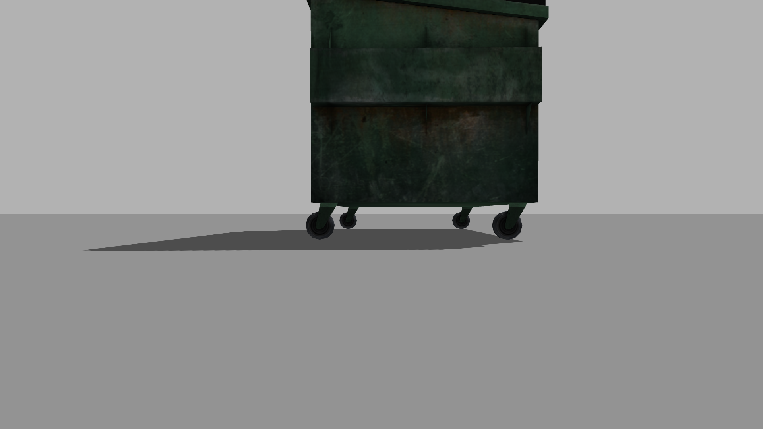
//> input picture myrobot_vision/images/right.png, 763 x 429 px
$ ./cv_findCircles   (built with g++ and OpenCV 4)
//> lines starting //> are read from the running program, lines starting //| are printed output that depends on the picture; after the words box and inside, x2 and y2 are one past the last pixel; in counts of white or black regions, pixels touching at a corner belong together
//
// Created by ros on 5.05.2020.
//

#include "opencv2/highgui/highgui.hpp"
#include "opencv2/imgproc/imgproc.hpp"
#include <stdio.h>

using namespace cv;

/** @function main */
int main(int argc, char** argv)
{
    Mat src, src_gray;

    /// Read the image
    src = cv::imread("/home/ros/catkin_ws/src/myrobot/myrobot_vision/images/right.png");
//> src is the input picture: 429 rows x 763 cols, CV_8UC3; mean B, G, R 138.3, 139.3, 138.1
    if( !src.data ) { printf("Error loading src image \n"); return -1; }

    /// Convert it to gray
    cvtColor( src, src_gray, cv::COLOR_BGR2GRAY );

    /// Reduce the noise so we avoid false circle detection
    GaussianBlur( src_gray, src_gray, Size(9, 9), 2, 2 );
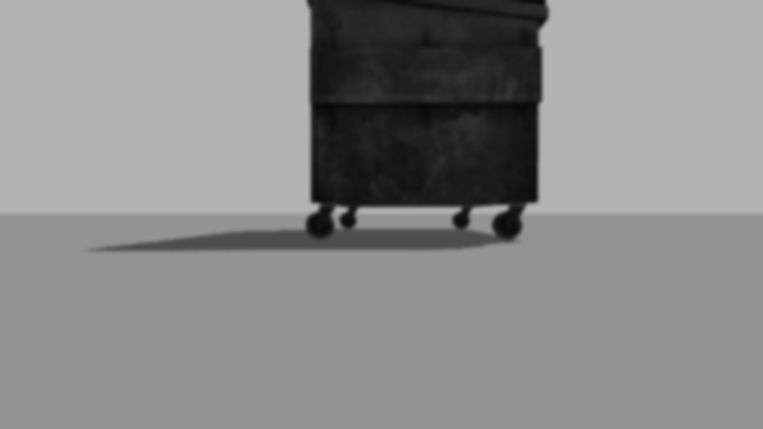
//> src_gray: 429 rows x 763 cols, CV_8UC1; min 7, max 178, mean 138.8

    std::vector<Vec3f> circles;

    /// Show your results
    int param1 = 100;
    int param2 = 31;
    int param3 = 5;
    int param4 = 100;
    int min_distance = 15;

    std::string window_name = "Hough Circle";
    namedWindow( window_name , cv::WINDOW_NORMAL );
    createTrackbar("param1", window_name, &param1, 1000);
    createTrackbar("param2", window_name, &param2, 1000);
    createTrackbar("param3", window_name, &param3, 1000);
    createTrackbar("param4", window_name, &param4, 1000);
    createTrackbar("min_distance", window_name, &min_distance, 1000);

    while (true) {
        cv::Mat show;
        src.copyTo(show);
        /// Apply the Hough Transform to find the circles
        HoughCircles(src_gray, circles, cv::HOUGH_GRADIENT, 1, min_distance+1, param1+1, param2+1, param3, param4);
//> circles = 1 circle (x, y, radius): [319.5, 224.5, 13.2]

        /// Draw the circles detected
        for (size_t i = 0; i < circles.size(); i++) {
            Point center(cvRound(circles[i][0]), cvRound(circles[i][1]));
            int radius = cvRound(circles[i][2]);
            // circle center
            circle(show, center, 3, Scalar(0, 255, 0), -1, 8, 0);
            // circle outline
            circle(show, center, radius, Scalar(0, 0, 255), 3, 8, 0);
        }
//> this loop made 1 pass
//> (center, radius) on pass 1: (Point(320, 224), 13)
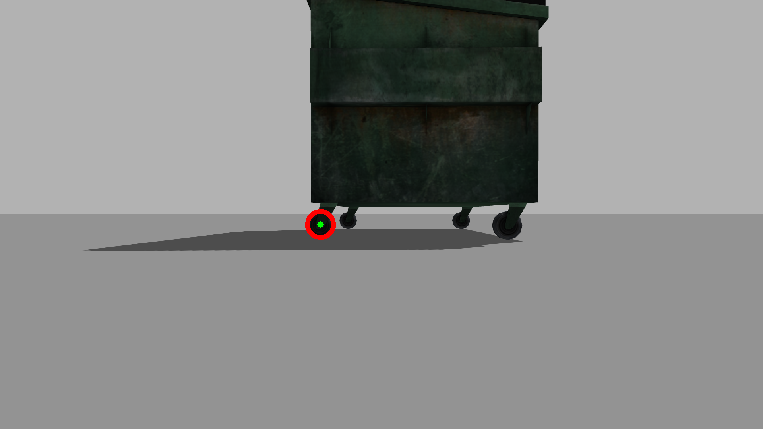
//> show: 429 rows x 763 cols, CV_8UC3; 0.13% of pixels changed, all inside (x1, y1, x2, y2) = (305, 209, 336, 240)

        imshow(window_name, show);

        char key = (char) waitKey(30);
//> the 'q' key is pressed
        if (key == 'q' || key == 27)
        {
            break;
        }
    }
//> after the loop, circles = 1 item: [319.5, 224.5, 13.2]

    return 0;
}

$ run again, with myrobot_vision/images/back.png copied over myrobot_vision/images/right.png
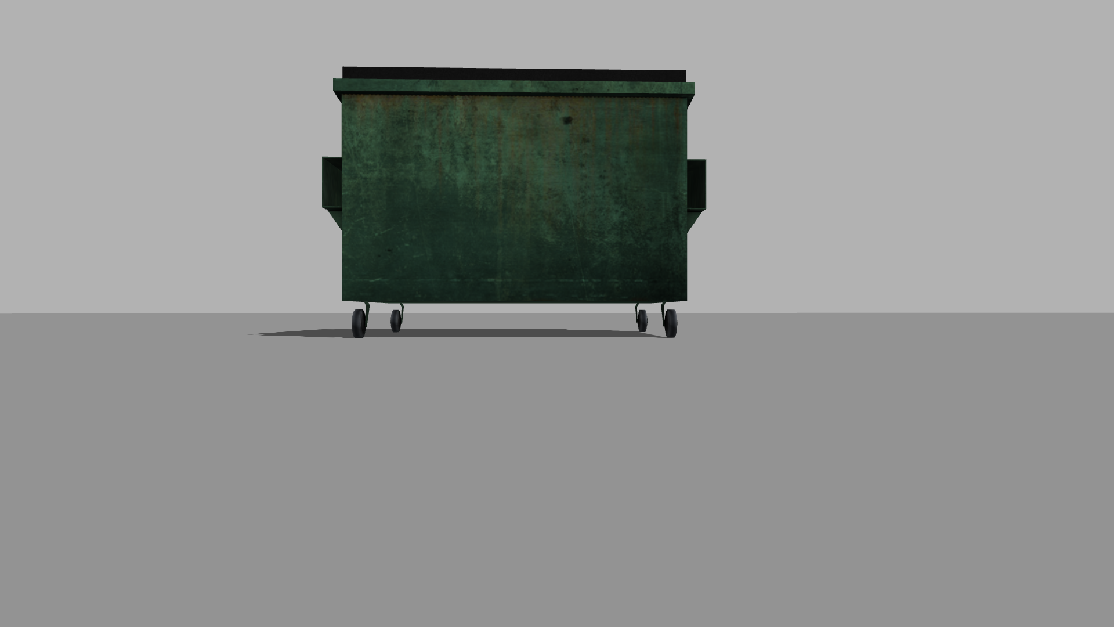
//> input picture myrobot_vision/images/back.png, 1114 x 627 px
//> src is the input picture: 627 rows x 1114 cols, CV_8UC3; mean B, G, R 145, 146.5, 144.5
//> `GaussianBlur( src_gray, src_gray, Size(9, 9), 2, 2 );`:
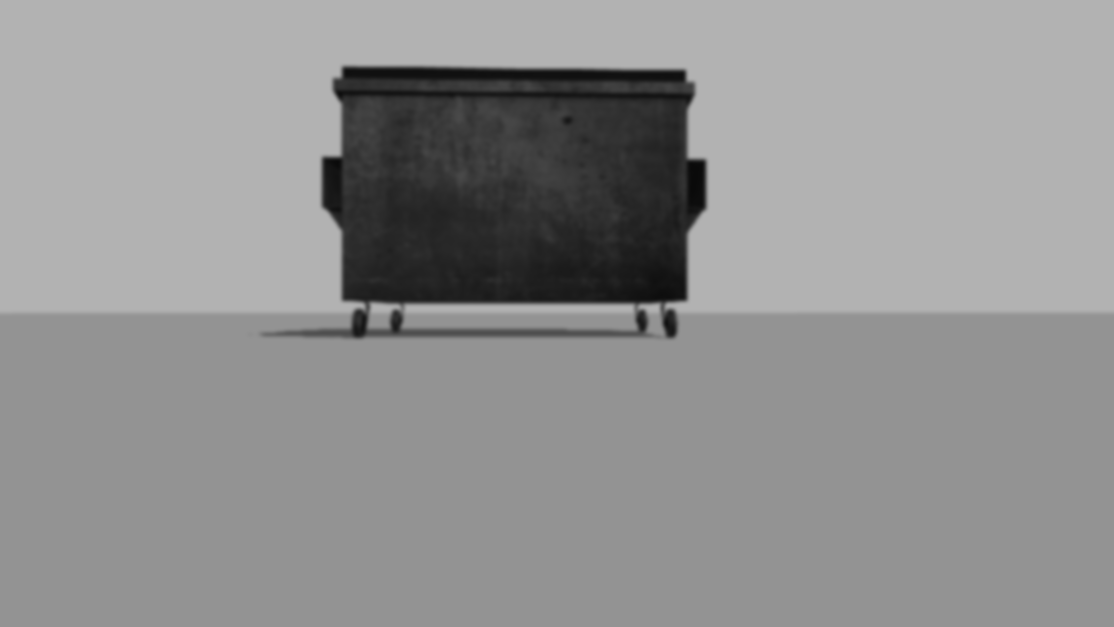
//> src_gray: 627 rows x 1114 cols, CV_8UC1; min 10, max 178, mean 145.8
//> circles = empty
